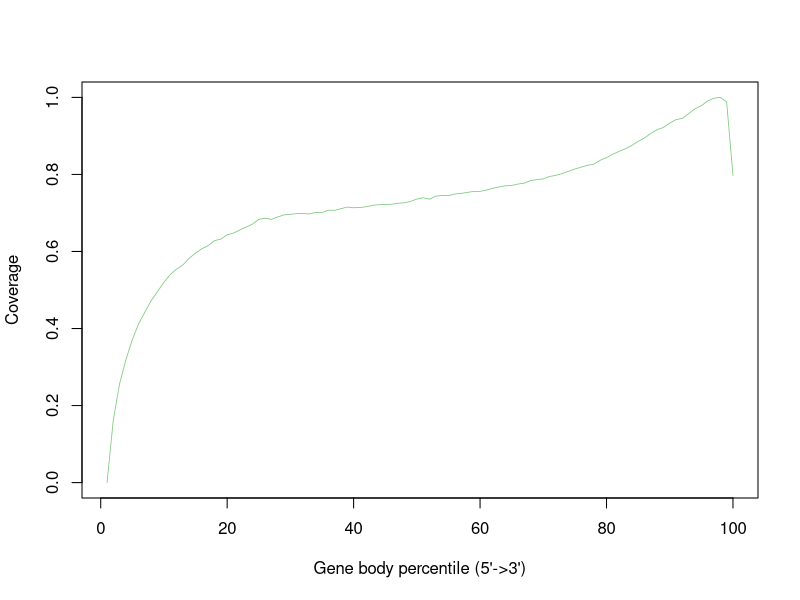

Generate this figure with R:
H9_CRX_ROs_D45_sorted <- c(0.0,0.16348247472627594,0.2577019599872474,0.31996082989595864,0.3712018399239358,0.41248668144124667,0.44301527053589873,0.4727884135111011,0.49638323609175483,0.5200731124697703,0.5402036983028641,0.5542810995293976,0.565055701084169,0.5825329406619061,0.5958923879860469,0.6071019874756587,0.6153070047988274,0.6282061359144916,0.6321128249318126,0.6433811769309771,0.6478800665438333,0.6558972699137926,0.6633134509900857,0.6711471189304291,0.6834041627476273,0.6863370686167559,0.683404074530646,0.6897924395576942,0.6950904426957486,0.696424592212593,0.6983003939946819,0.6988393115335058,0.6973806878560327,0.7013315294724995,0.7013017562413073,0.7072624894514544,0.706858058700638,0.7110995311620312,0.715349604779102,0.7135101925018036,0.7142828409326087,0.716057060860719,0.7198159423258548,0.721422902857401,0.7218915996791019,0.7226139203220696,0.7252790876529219,0.7264011194382061,0.7299651295916277,0.736066392453002,0.7396256388894329,0.7358408216317919,0.7436202361286295,0.7454227295992497,0.7449464020086654,0.749300218795757,0.7509758121387625,0.7533945453323249,0.755984154818685,0.7561254784227439,0.7595302569249007,0.7638964681978665,0.7676314869695579,0.7704874235224934,0.7713772241044785,0.7750766473242113,0.7774112215176038,0.7841453088944066,0.7867211124231916,0.788506447690947,0.794640218509934,0.7977901822615764,0.802375480407626,0.8083070579054501,0.8141014138888463,0.8189931337194767,0.8237988861018204,0.8266877275887846,0.8368602923546048,0.8437113113401341,0.852360060079293,0.8601353724864997,0.8668240281179278,0.8753349819322801,0.8858997593970052,0.8945626228531736,0.9064374224903547,0.9164527404869895,0.9219367050216458,0.9333864752428745,0.9422647645674025,0.945646430220456,0.9580701600238397,0.9706474755916845,0.9786358320087554,0.9907470531558479,0.9980118538922126,1.0,0.9881334927590619,0.7973743274116802)


pdf("/users/sparthib/retina_lrs/plots/gene_body_percentile/H9-CRX_ROs_D45.geneBodyCoverage.curves.pdf")
x=1:100
icolor = colorRampPalette(c("#7fc97f","#beaed4","#fdc086","#ffff99","#386cb0","#f0027f"))(1)
plot(x,H9_CRX_ROs_D45_sorted,type='l',xlab="Gene body percentile (5'->3')", ylab="Coverage",lwd=0.8,col=icolor[1])
dev.off()
